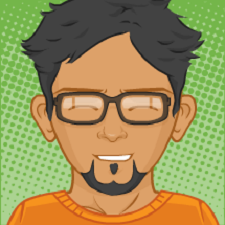
#> input picture python/004_openCV/images/avatar4.png, 225 x 225 px, found by its file name
$ python 018_threshold.py
#> lines starting #> are read from the running program, lines starting #| are printed output that depends on the picture; after the words box and inside, x2 and y2 are one past the last pixel; in counts of white or black regions, pixels touching at a corner belong together
import cv2
import numpy as np

resim = cv2.imread("images/avatar4.png",0) ## numpy array'ine dönüştürme
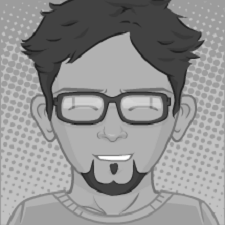
#> resim: shape (225, 225); min 28, max 255, mean 145.8

## thresh için imread(img, 0 ) olmak zorunda
## tüm piksellere bu işlem uygulanır
ret, thres1 = cv2.threshold(resim, 127, 255, cv2.THRESH_BINARY) ## img, eşik_değer(eşikdeğer altındakiler = 0 olacak), (eşik değer yukarısındakileri ise biz belirliyoruz), thres flagı(type'i) (simple thresh)
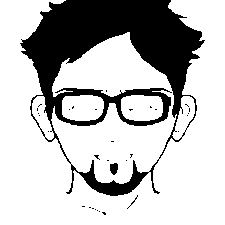
#> thres1: shape (225, 225); 74.2% white; 32 black regions (30 under 20 px), largest, box (x1, y1, x2, y2) and area: (20, 0, 205, 196) 12891, (110, 163, 118, 175) 76
ret, thres2 = cv2.threshold(resim, 127, 255, cv2.THRESH_BINARY_INV) ## img, eşik_değer(eşikdeğer altındakiler = 0 olacak), (eşik değer yukarısındakileri ise biz belirliyoruz), thres flagı(type'i) (thresh inv) thresh1'in tam tersi
ret, thres3 = cv2.threshold(resim, 127, 255, cv2.THRESH_TRUNC) ## img, eşik_değer(eşikdeğer altındakiler = 0 olacak), (eşik değer yukarısındakileri ise biz belirliyoruz), thres flagı(type'i) (thresh trunc) thresh1'in tam tersi
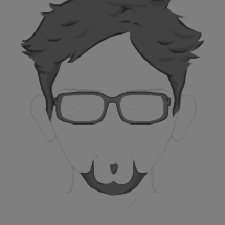
#> thres3: shape (225, 225); min 28, max 127, mean 111.9
ret, thres4 = cv2.threshold(resim, 127, 255, cv2.THRESH_TOZERO) ## img, eşik_değer(eşikdeğer altındakiler = 0 olacak), (eşik değer yukarısındakileri ise biz belirliyoruz), thres flagı(type'i) (thresh tozero) thresh1'in tam tersi
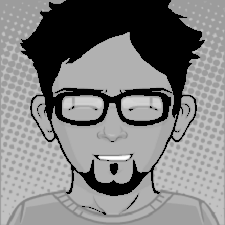
#> thres4: shape (225, 225); min 0, max 255, mean 128.1
ret, thres5 = cv2.threshold(resim, 127, 255, cv2.THRESH_TOZERO_INV) ## img, eşik_değer(eşikdeğer altındakiler = 0 olacak), (eşik değer yukarısındakileri ise biz belirliyoruz), thres flagı(type'i) (thresh tozero_inv) thresh1'in tam tersi
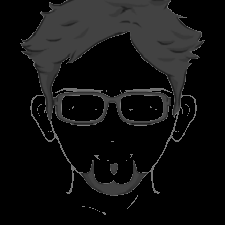
#> thres5: shape (225, 225); min 0, max 127, mean 17.7
cv2.imshow("orginal", resim)  ## belirtilen resmi gösterme
cv2.imshow("threshold 1", thres1)  ## belirtilen resmi gösterme
cv2.imshow("threshold 2", thres2)  ## belirtilen resmi gösterme
cv2.imshow("threshold 3", thres3)  ## belirtilen resmi gösterme
cv2.imshow("threshold 4", thres4)  ## belirtilen resmi gösterme
cv2.imshow("threshold 5", thres5)  ## belirtilen resmi gösterme

cv2.waitKey(0) ## pencere açıldığında ekranda durup görmemiz için
cv2.destroyAllWindows() ## herhangi bir tuşa basıldığında OpenCV'e ait tüm pencerenin kapanmasını sağlar
